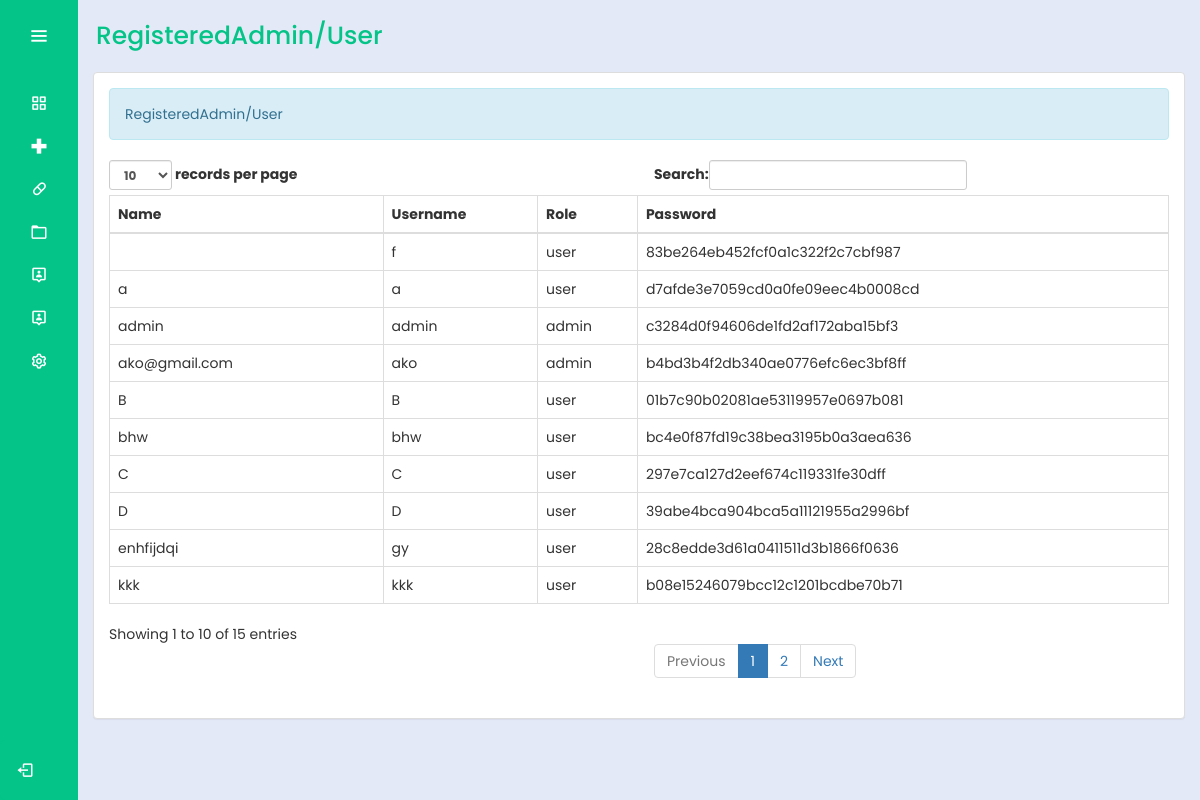
Screenshot of /admin/RegisteredUserAdmin.php (signed in) with the database file from the repository.
### tables this page shows
CREATE TABLE `users` (
  `id` int(11) NOT NULL,
  `role` enum('user','admin') NOT NULL,
  `username` varchar(255) NOT NULL,
  `password` varchar(255) NOT NULL,
  `name` varchar(255) NOT NULL,
  `usertype` int(2) NOT NULL
);

### admin/RegisteredUserAdmin.php (the view, shortened to what this page needs)
<?php
@include "../connection/connect.php";
if(isset($_SESSION['user_data'])){
?>
<!DOCTYPE html>
<html lang="en">
<head>
  <link rel="stylesheet" href="../cssmainmenu/style.css">
  <link href='https://unpkg.com/boxicons@2.1.4/css/boxicons.min.css' rel='stylesheet'>
  <link rel = "stylesheet" type = "text/css" href = "../css/bootstrap.css " />
		<link rel = "stylesheet" type = "text/css" href = "../css/style.css" />
</head>
<body>
  <div class="sidebar">
    <div class="logo_details">
      <i class="bx bx-menu" id="btn"></i>
    </div>
    <ul class="nav-list">
      <li>
        <a href="Dashboard.php">
          <i class="bx bx-grid-alt"></i>
        </a>
      </li>
      <li>
        <a href="medicinerecords.php">
          <i class="bx bx-plus-medical"></i>
        </a>
      </li>
      <li>
        <a href="Contraceptives.php">
          <i class="bx bx-capsule"></i>
        </a>
      </li>
      <li>
        <a href="records.php">
          <i class="bx bx-folder"></i>
        </a>
      </li>
      <li>
        <a href="RegisteredUserAdmin.php">
          <i class="bx bx-user-pin"></i>
        </a>
      </li>
      <li>
          <a href="account.php">
            <i class="bx bx-user-pin"></i>
          </a>
        </li>
      <li>
        <a href="#">
          <i class="bx bx-cog"></i>
        </a>
      </li>
      <li class="profile">
          <div class="profile_details">
        <div class="profile_content">
        <div class="name"><?php echo $_SESSION['user_data']['name']; ?></div>
        </div>
    </div>
  <a href="../logout.php" id="log_out">
    <i class="bx bx-log-out"></i>
  </a>
  </li>
    </ul>
  </div>
  <section class="home-section">
    <div class="text">RegisteredAdmin/User</div>
	<div class="container-fluid">
		<div class="panel panel-default">
			<div class="panel-body">
      <div class = "alert alert-info">RegisteredAdmin/User</div>
      <table id = "table" class = "table table-bordered">
					<thead>
						<tr>
							<th>Name</th>
							<th>Username</th>
							<th>Role</th>
							<th>Password</th>
						</tr>
					</thead>
					<tbody>
						<?php
							$query = $conn->query("SELECT * FROM `users`") or die(mysqli_error());
							while($fetch = $query->fetch_array()){
						?>
						<tr>
							<td><?php echo $fetch['username']?></td>
							<td><?php echo $fetch['name']?></td>
							<td><?php echo $fetch['role']?></td>
							<td><?php echo md5($fetch['password'])?></td>
						</tr>
						<?php
							}
						?>
					</tbody>
				</table>
			</div>
		</div>
    </div>
    </section>
</body>
</html>
<?php
}
else{
	header("Location:.././index.php?error=UnAuthorized Access");
}

### cssmainmenu/style.css (style rules this page uses)
:root { --color-default: #04c487; --color-second:#04c487; --color-white:#fff; --color-body:#e4e9f7; --color-light:#e0e0e0; }
* { padding: 0%; margin: 0%; box-sizing: border-box; font-family: 'Poppins', sans-serif; }
body { min-height: 100vh; }
.sidebar { min-height: 100vh; width: 78px; padding: 6px 14px; z-index: 99; background-color: var(--color-default); transition: all .5s ease; position: fixed; top:0; left: 0; }
.sidebar .logo_details { height: 60px; display: flex; align-items: center; position: relative; }
.sidebar .logo_details #btn { position: absolute; top:50%; right: 0; transform: translateY(-50%); font-size: 23px; text-align: center; cursor: pointer; transition: all .5s ease; }
.sidebar i { color:var(--color-white); height: 60px; line-height: 60px; min-width: 50px; font-size: 25px; text-align: center; }
.sidebar .nav-list { margin-top: 20px; height: 100%; }
.sidebar li { position: relative; margin:8px 0; list-style: none; }
.sidebar li a { display: flex; height: 100%; width: 100%; align-items: center; text-decoration: none; background-color: var(--color-default); position: relative; transition: all .5s ease; z-index: 12; }
.sidebar li a::after { content: ""; position: absolute; width: 100%; height: 100%; transform: scaleX(0); background-color: var(--color-white); border-radius: 5px; transition: transform 0.3s ease-in-out; transform-origin: left; z-index: -2; }
.sidebar li i { height: 35px; line-height: 35px; font-size: 18px; border-radius: 5px; }
.sidebar li.profile { position: fixed; height: 60px; width: 78px; left: 0; bottom:-8px; padding:10px 14px; overflow: hidden; transition: all .5s ease; }
.sidebar .profile .profile_details { display: flex; align-items: center; flex-wrap: nowrap; }
.sidebar li.profile .name, .sidebar li.profile .designation { font-size: 15px; font-weight: 400; color:var(--color-white); white-space: nowrap; }
.sidebar .profile #log_out { position: absolute; top:50%; right: 0; transform: translateY(-50%); background-color: var(--color-second); width: 100%; height: 60px; line-height: 60px; border-radius: 5px; cursor: pointer; transition: all 0.5s ease; }
.home-section { position: relative; background-color: var(--color-body); min-height: 100vh; top:0; left:78px; width: calc(100% - 78px); transition: all .5s ease; z-index: 2; }
.home-section .text { display: inline-block; color:var(--color-default); font-size: 25px; font-weight: 500; margin: 18px; }

### rows the page displays
users: username "admin", name "admin", role "admin", password "c3284d0f94606de1fd2af172aba15bf3"
users: username "bhw", name "bhw", role "user", password "bc4e0f87fd19c38bea3195b0a3aea636"
users: username "a", name "a", role "user", password "d7afde3e7059cd0a0fe09eec4b0008cd"
users: username "B", name "B", role "user", password "01b7c90b02081ae53119957e0697b081"
users: username "C", name "C", role "user", password "297e7ca127d2eef674c119331fe30dff"
users: username "D", name "D", role "user", password "39abe4bca904bca5a11121955a2996bf"
users: name "f", role "user", password "83be264eb452fcf0a1c322f2c7cbf987"
users: username "ako@gmail.com", name "ako", role "admin", password "b4bd3b4f2db340ae0776efc6ec3bf8ff"
users: username "enhfijdqi", name "gy", role "user", password "28c8edde3d61a0411511d3b1866f0636"
users: username "kkk", name "kkk", role "user", password "b08e15246079bcc12c1201bcdbe70b71"
